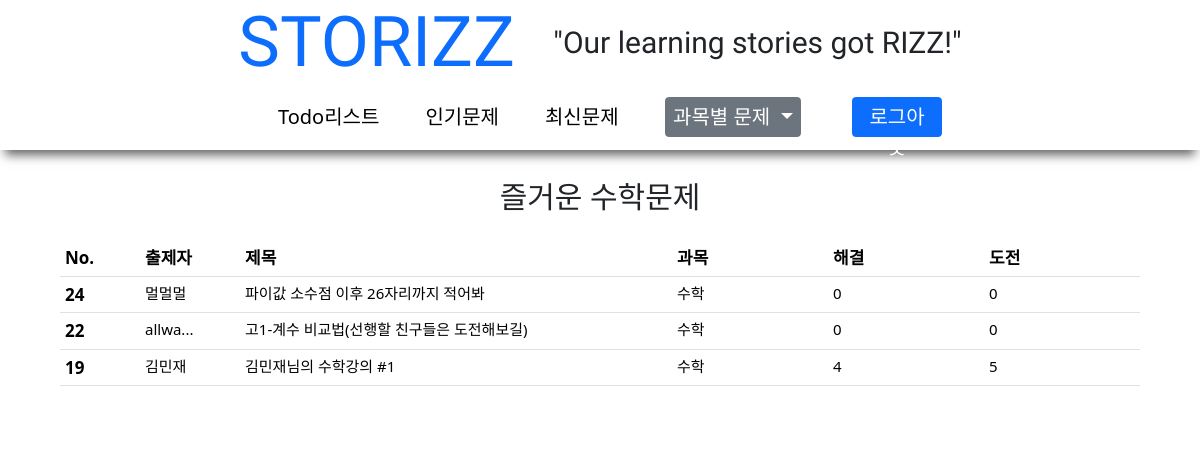
/main/sepBySub.php?subject=수학 (signed in), run on the app's committed database.
### tables this page shows
CREATE TABLE `PROBLEM` (
  `id` int(11) UNSIGNED NOT NULL,
  `title` varchar(300) NOT NULL DEFAULT '',
  `picture` varchar(300) DEFAULT '',
  `description` varchar(300) NOT NULL DEFAULT '',
  `writer` varchar(300) NOT NULL DEFAULT '',
  `subject` varchar(300) NOT NULL DEFAULT '',
  `solved` int(11) NOT NULL,
  `challenged` int(11) NOT NULL,
  `answer` varchar(300) NOT NULL DEFAULT ''
);

### main/sepBySub.php (the view, shortened to what this page needs)
<!DOCTYPE html>
<html lang="ko">
<head>
    <link rel="stylesheet" href="/css/default.css">
    <link rel="stylesheet" href="/css/view_prob.css">
    <link rel="stylesheet" href="/css/header.css">
    <link href="https://cdn.jsdelivr.net/npm/bootstrap@5.3.2/dist/css/bootstrap.min.css" rel="stylesheet">
</head>
<body>
<?php include_once "../main/header.php" ?>
<div id="canvas">
    <?php include_once "../main/mobile_menu.php"?>
    <?php
    $subject = $_GET['subject'];
    ?>
    <div class="main" id="main">
        <h1>즐거운 <?php echo "{$subject}"; ?>문제</h1>
        <div id="wrapper">
            <table class="table">
                <thead>
                <tr>
                    <th scope="col">No.</th>
                    <th scope="col">출제자</th>
                    <th scope="col">제목</th>
                    <th scope="col">과목</th>
                    <th scope="col">해결</th>
                    <th scope="col">도전</th>
                </tr>
                </thead>
                <tbody>
                <?php
                $get_subject = "SELECT * FROM PROBLEM WHERE `subject` = '{$subject}' order by `id` DESC;";
                $subject_sql = mysqli_query($conn, $get_subject);
                while ($subject_row = mysqli_fetch_array($subject_sql)) {
                    $probId = $subject_row['id'];
                    $probTitle = $subject_row['title'];
                    $probWriter = $subject_row['writer'];
                    $probSubject = $subject_row['subject'];
                    $probChall = $subject_row['challenged'];
                    $probSol = $subject_row['solved'];
                    $spreadId = "problem_".$probId;
                    if (mb_strlen( $probWriter, 'utf-8' ) >= 7) {
                        $probWriter = mb_substr($probWriter, 0,5,'utf-8').'...';
                    }
                    echo
                    "
                    <tr>
                        <th scope=\"row\">$probId</th>
                        <td class='prob_writer'>$probWriter</td>
                        <td id='$spreadId' onclick='solve_prob(this);' class='prob_title'>$probTitle</td>
                        <td>$probSubject</td>
                        <td>$probSol</td>
                        <td>$probChall</td>
                    </tr>
                    ";
                }
                ?>
                </tbody>
            </table>
        </div>
    </div>
</div>
</body>
</html>

### main/header.php (shortened to what this page needs)
<div id="header">
    <div id="logo">
        <h1 onclick="go_main();">STORIZZ</h1>
        <p>"Our learning stories got RIZZ!"</p>
    </div>
    <div id="hd_btns">
        <ul class="hd_ul">
            <li class="hd_li"><p id="todo_list" onclick="click_menu(this);">Todo리스트</p></li>
            <li class="hd_li"><p id="pop_probs" onclick="click_menu(this);">인기문제</p></li>
            <li class="hd_li"><p id="newest_probs" onclick="click_menu(this);">최신문제</p></li>
            <li class="hd_li">
                <div class="dropdown">
                    <button class="btn btn-secondary dropdown-toggle" type="button" data-bs-toggle="dropdown" aria-expanded="false">
                        과목별 문제
                    </button>
                </div>
            </li>
            <li class="hd_li">
                <?php
                if (isset($_SESSION['tch_id'])) {
                    echo "<button type=\"button\" class=\"btn btn-primary logBtn\" onclick=\"log_out();\">로그아웃</button>";
                }
                elseif (isset($_SESSION['st_id'])) {
                    echo "<button type=\"button\" class=\"btn btn-primary logBtn\" onclick=\"log_out();\">로그아웃</button>";
                }else {
                    echo
                    "
                    <button type=\"button\" class=\"btn btn-secondary logBtn\" onclick=\"choose_job();\">회원가입</button>
                    <button type=\"button\" class=\"btn btn-primary logBtn\" onclick=\"login_job();\">로그인</button>
                    ";
                }
                ?>
            </li>
        </ul>
    </div>
</div>

### css/default.css (style rules this page uses)
body,html { margin: 0; font-size: 10px; overflow-x: hidden; }
#canvas { height: fit-content; background-color: white; display: flex; flex-direction: column; justify-content: flex-start; }
.main { width: 100%; height: 100%; padding-bottom: 3rem; display: flex; justify-content: space-between; margin-top: 13rem; flex-direction: column; align-items: center; }
.main > h1 { font-family: "Black Han Sans", sans-serif; font-size: 3rem; margin-bottom: 2%; }
@media screen and (max-width: 1840px) { #main { justify-content: center; } }
@media screen and (max-width: 1560px) { #main { justify-content: center; } }
@media screen and (max-width: 1430px) { #main { justify-content: center; margin-top: 18rem; width: 100%; margin-left: 0; margin-right: 0; } }

### css/view_prob.css (style rules this page uses)
#wrapper { width: 120rem; }
th { font-size: 2.5rem; }
td, td > a { font-size: 2rem; text-decoration: none; color: black; cursor: pointer; }
tbody > tr > th { width: 12rem; }
.prob_title { width: 40%; }
.prob_writer { width: 10rem; }
@media screen and (max-width: 1430px) { #wrapper { width: 90%; min-width: 60rem; } }
@media screen and (max-width: 1430px) { th { font-size: 1.7rem; } }
@media screen and (max-width: 1430px) { td, td > a { font-size: 1.5rem; text-decoration: none; color: black; } }
@media screen and (max-width: 1430px) { tbody > tr > th { width: 8rem; } }

### css/header.css (style rules this page uses)
#header { width: 100%; height: 10rem; box-shadow: 0 1rem 1rem -0.5rem rgb(100, 100, 100); z-index: 99; display: flex; align-items: center; justify-content: space-between; background-color: white; position: fixed; top: 0; left: 0; }
#logo { width: 80rem; height: 100%; display: flex; justify-content: space-evenly; align-items: center; }
#logo h1 { font-size: 7rem; margin: 0; font-family: "Black Han Sans", sans-serif; cursor: pointer; color: #0D6EFD; }
#logo p { font-size: 3rem; margin: 0; font-family: 'Gaegu', sans-serif; }
#hd_btns { width: 73rem; height: 100%; }
.hd_ul { list-style: none; width: 100%; height: 100%; display: flex; justify-content: space-around; align-items: center; margin: 0; }
.hd_li { float: left; }
.hd_li a, .hd_li p { margin: 0; text-decoration: none; color: black; font-size: 2rem; cursor: pointer; }
.hd_li > button { width: 9rem; height: 4rem; font-size: 2rem; margin-left: 0.5rem; font-family: "Black Han Sans", sans-serif; }
.dropdown > button { font-size: 2rem; }
@media screen and (max-width: 1430px) { #header { flex-direction: column; height: 15rem; } }

### data on the page
problem: id "24", writer "멀멀멀", title "파이값 소수점 이후 26자리까지 적어봐", subject "수학", solved "0", challenged "0"
problem: id "22", writer "allwa...", title "고1-계수 비교법(선행할 친구들은 도전해보길)", subject "수학", solved "0", challenged "0"
problem: id "19", writer "김민재", title "김민재님의 수학강의 #1", subject "수학", solved "4", challenged "5"

### other printed values
$subject "수학"
